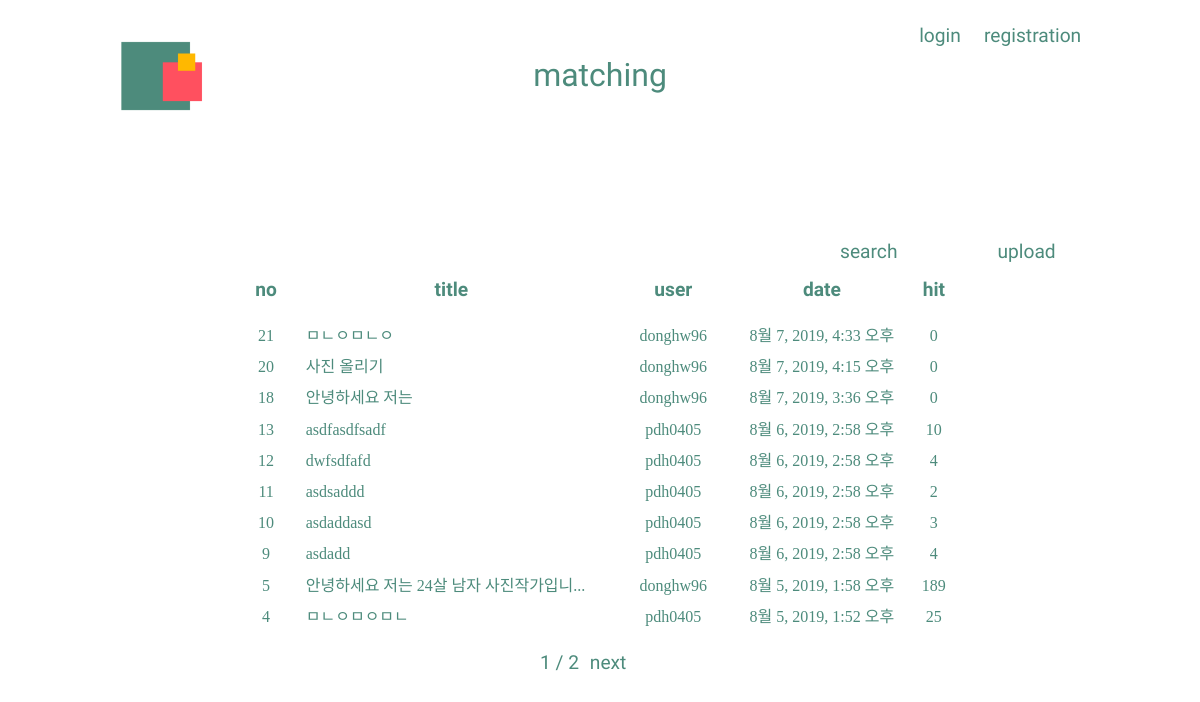
Screenshot of /blog/ with the database file from the repository.
### blog/models.py (models this page shows, shortened)
class Post(models.Model):
    writer = models.CharField(max_length=100)
    post_date = models.DateTimeField(auto_now_add=True)
    post_title = models.CharField(max_length=100)
    post_contents = RichTextUploadingField()
    post_hit = models.PositiveIntegerField(default=0)
    class Meta:
        ordering = ['-id']
    def get_absolute_url(self):
        return reverse_lazy('post_detail', args=[str(self.id)])

### blog/views.py (the view)
# urls.py: path('', views.PostListView.as_view(), name='board_index'),
class PostListView(generic.ListView):
    model = Post
    paginate_by = 10

### blog/templates/blog/post_list.html (shortened to what this page needs)
{% extends './base.html' %}
{% block content %}
    <center>
        <table class="table">
        <thead>
            <tr>
                <th>no</th>
                <th>title</th>
                <th>user</th>
                <th>date</th>
                <th>hit</th>
            </tr>
            <tr>
                <th></th>
                <th></th>
                <th></th>
                <th></th>
                <th></th>
            </tr>
        </thead>
        <tbody>
            {% if post_list %}
                {% for post in post_list %}
                    <tr>
                        <td id="id">{{ post.id }}</td>
                        <td id="board_title"><a href="{{ post.get_absolute_url }}">{{ post.post_title|truncatechars:"25" }}</a></td>
                        <td id="user">{{ post.writer }}</td>
                        <td id="date">{{ post.post_date }}</td>
                        <td id="hit">{{ post.post_hit }}</td>
                    </tr>
                {% endfor %}
            {% else %}
                <p class="m">아직 게시물이 없습니다!</p>
            {% endif %}
        </tbody>
    </table>
    </center>
{% endblock %}

### blog/static/css/blog.css (style rules this page uses)
body { margin: 0; padding: 0; font-family: 'KOMACON'; }
.table > thead > tr > th { font-family: 'Lacquer', sans-serif; color: rgb(77,139,124); font-size: 1.2em; text-align: center; }
thead { line-height: 3em; }
tbody { margin-top: 10%; color: rgb(77,139,124); line-height: 1.7em; }
#id { width: 10%; text-align: center; }
#board_title { width: 40%; }
#board_title > a { text-decoration: none; text-overflow: ellipsis; color: rgb(77,139,124); }
#user { width: 20%; text-align: center; }
#date { width: 20%; text-align: center; }
#hit { width: 10%; text-align: center; }

### rows the page displays
Post: id "21", post_title "ㅁㄴㅇㅁㄴㅇ", writer "donghw96", post_date "8월 7, 2019, 4:33 오후", post_hit "0"
Post: id "20", post_title "사진 올리기", writer "donghw96", post_date "8월 7, 2019, 4:15 오후", post_hit "0"
Post: id "18", post_title "안녕하세요 저는", writer "donghw96", post_date "8월 7, 2019, 3:36 오후", post_hit "0"
Post: id "13", post_title "asdfasdfsadf", writer "pdh0405", post_date "8월 6, 2019, 2:58 오후", post_hit "10"
Post: id "12", post_title "dwfsdfafd", writer "pdh0405", post_date "8월 6, 2019, 2:58 오후", post_hit "4"
Post: id "11", post_title "asdsaddd", writer "pdh0405", post_date "8월 6, 2019, 2:58 오후", post_hit "2"
Post: id "10", post_title "asdaddasd", writer "pdh0405", post_date "8월 6, 2019, 2:58 오후", post_hit "3"
Post: id "9", post_title "asdadd", writer "pdh0405", post_date "8월 6, 2019, 2:58 오후", post_hit "4"
Post: id "5", post_title "안녕하세요 저는 24살 남자 사진작가입니...", writer "donghw96", post_date "8월 5, 2019, 1:58 오후", post_hit "189"
Post: id "4", post_title "ㅁㄴㅇㅁㅇㅁㄴ", writer "pdh0405", post_date "8월 5, 2019, 1:52 오후", post_hit "25"

### other values shown
{{ page_obj.number }} "1"
{{ page_obj.paginator.num_pages }} "2"
